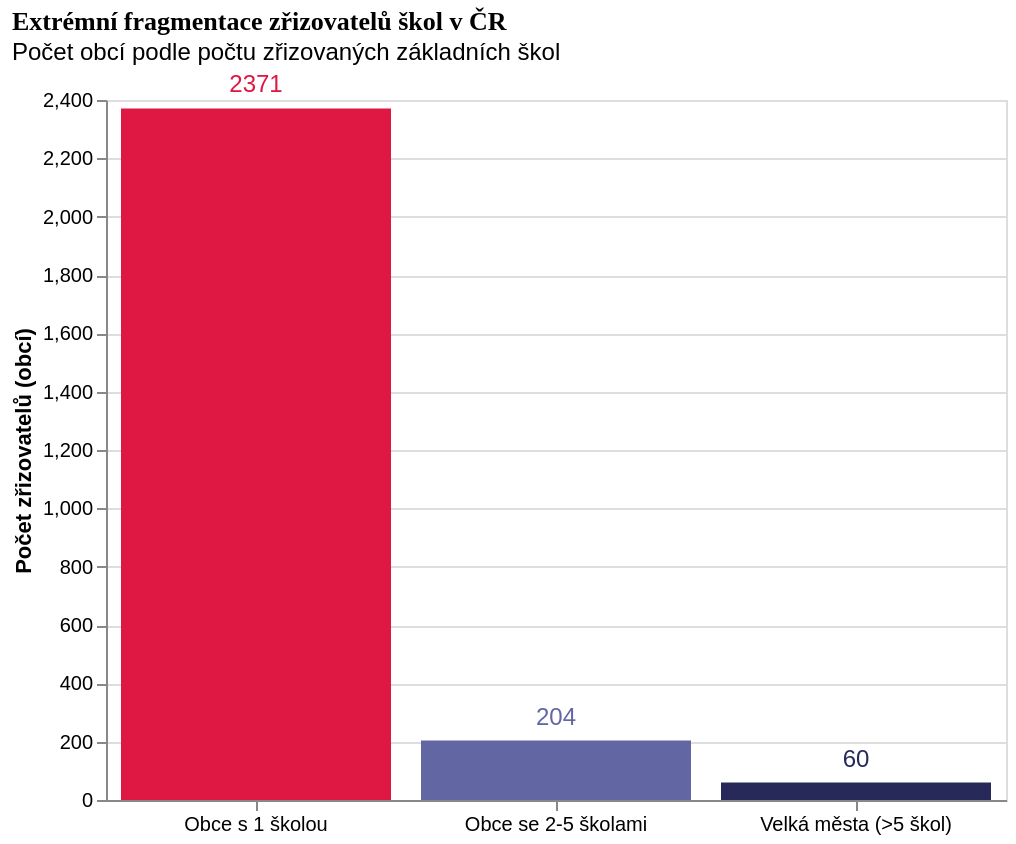

The Vega-Lite source for this figure:
### Vega-Lite specification from a JSON file in a GitHub repository (floating-point values rounded to 4 significant figures)
{"$schema": "https://vega.github.io/schema/vega-lite/v5.json", "title": {"text": "Extrémní fragmentace zřizovatelů škol v ČR", "subtitle": "Počet obcí podle počtu zřizovaných základních škol", "fontSize": 13, "font": "Roboto Slab", "anchor": "start"}, "width": 450, "height": 350, "data": {"values": [{"kategorie": "Obce s 1 školou", "pocet": 2371, "skoly": "1 škola"}, {"kategorie": "Obce se 2-5 školami", "pocet": 204, "skoly": "2-5 škol"}, {"kategorie": "Velká města (>5 škol)", "pocet": 60, "skoly": "více než 5 škol"}]}, "mark": "rect", "encoding": {"x": {"field": "kategorie", "type": "nominal", "sort": ["Obce s 1 školou", "Obce se 2-5 školami", "Velká města (>5 škol)"], "title": null, "axis": {"labelAngle": 0}}, "y": {"field": "pocet", "type": "quantitative", "title": "Počet zřizovatelů (obcí)", "axis": {}}, "color": {"field": "kategorie", "type": "nominal", "scale": {"range": ["#de1743", "#6267a3", "#272a59"]}, "legend": null}}, "layer": [{"mark": "bar"}, {"mark": {"type": "text", "baseline": "bottom", "dy": -5, "fontSize": 12}, "encoding": {"text": {"field": "pocet", "type": "quantitative"}}}], "_source": "PAQ Research - Mapa vzdělávání / MŠMT", "usermeta": {"description": "90 % zřizovatelů v ČR spravuje pouze jednu jedinou školu, což vede k obrovské administrativní zátěži ředitelů."}}
